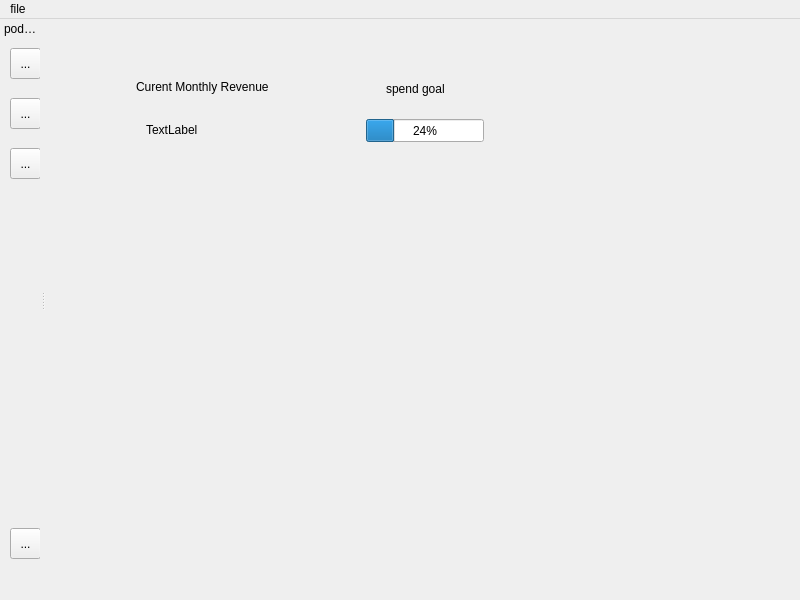
<?xml version="1.0" encoding="UTF-8"?>
<ui version="4.0">
 <class>mw_home</class>
 <widget class="QMainWindow" name="mw_home">
  <property name="enabled">
   <bool>true</bool>
  </property>
  <property name="geometry">
   <rect>
    <x>0</x>
    <y>0</y>
    <width>800</width>
    <height>600</height>
   </rect>
  </property>
  <property name="windowTitle">
   <string>MainWindow</string>
  </property>
  <widget class="QWidget" name="centralwidget">
   <widget class="QStackedWidget" name="stackedWidget">
    <property name="geometry">
     <rect>
      <x>0</x>
      <y>10</y>
      <width>721</width>
      <height>541</height>
     </rect>
    </property>
    <property name="currentIndex">
     <number>0</number>
    </property>
    <widget class="QWidget" name="homepage">
     <widget class="QLabel" name="spend_label">
      <property name="geometry">
       <rect>
        <x>340</x>
        <y>50</y>
        <width>81</width>
        <height>20</height>
       </rect>
      </property>
      <property name="text">
       <string>spend goal</string>
      </property>
     </widget>
     <widget class="QProgressBar" name="current_spend_goal">
      <property name="geometry">
       <rect>
        <x>320</x>
        <y>90</y>
        <width>118</width>
        <height>23</height>
       </rect>
      </property>
      <property name="value">
       <number>24</number>
      </property>
     </widget>
     <widget class="QLabel" name="current_month_revenue">
      <property name="geometry">
       <rect>
        <x>100</x>
        <y>80</y>
        <width>141</width>
        <height>41</height>
       </rect>
      </property>
      <property name="text">
       <string>TextLabel</string>
      </property>
     </widget>
     <widget class="QLabel" name="rev_title">
      <property name="geometry">
       <rect>
        <x>90</x>
        <y>50</y>
        <width>151</width>
        <height>16</height>
       </rect>
      </property>
      <property name="text">
       <string>Curent Monthly Revenue</string>
      </property>
     </widget>
    </widget>
    <widget class="QWidget" name="chatpage">
     <widget class="QTextBrowser" name="te_chathistory">
      <property name="geometry">
       <rect>
        <x>0</x>
        <y>0</y>
        <width>731</width>
        <height>441</height>
       </rect>
      </property>
     </widget>
     <widget class="QTextEdit" name="te_chatinput">
      <property name="geometry">
       <rect>
        <x>150</x>
        <y>450</y>
        <width>381</width>
        <height>81</height>
       </rect>
      </property>
     </widget>
     <widget class="QPushButton" name="bt_submitchat">
      <property name="geometry">
       <rect>
        <x>550</x>
        <y>450</y>
        <width>31</width>
        <height>71</height>
       </rect>
      </property>
      <property name="text">
       <string/>
      </property>
      <property name="icon">
       <iconset theme="QIcon::ThemeIcon::GoUp"/>
      </property>
     </widget>
    </widget>
    <widget class="QWidget" name="brandperformance">
     <widget class="QDateEdit" name="de_startdate">
      <property name="geometry">
       <rect>
        <x>40</x>
        <y>40</y>
        <width>110</width>
        <height>22</height>
       </rect>
      </property>
      <property name="calendarPopup">
       <bool>true</bool>
      </property>
     </widget>
     <widget class="QDateEdit" name="de_enddate">
      <property name="geometry">
       <rect>
        <x>160</x>
        <y>40</y>
        <width>110</width>
        <height>22</height>
       </rect>
      </property>
      <property name="calendarPopup">
       <bool>true</bool>
      </property>
     </widget>
     <widget class="QComboBox" name="cb_brandfilter">
      <property name="geometry">
       <rect>
        <x>330</x>
        <y>40</y>
        <width>103</width>
        <height>32</height>
       </rect>
      </property>
     </widget>
     <widget class="QLabel" name="lbl_datefilter">
      <property name="geometry">
       <rect>
        <x>50</x>
        <y>10</y>
        <width>61</width>
        <height>16</height>
       </rect>
      </property>
      <property name="text">
       <string>date filter</string>
      </property>
     </widget>
     <widget class="QLabel" name="lbl_brandfilter">
      <property name="geometry">
       <rect>
        <x>350</x>
        <y>20</y>
        <width>61</width>
        <height>16</height>
       </rect>
      </property>
      <property name="text">
       <string>brand</string>
      </property>
     </widget>
    </widget>
   </widget>
  </widget>
  <widget class="QMenuBar" name="menubar">
   <property name="geometry">
    <rect>
     <x>0</x>
     <y>0</y>
     <width>800</width>
     <height>24</height>
    </rect>
   </property>
   <property name="defaultUp">
    <bool>false</bool>
   </property>
   <property name="nativeMenuBar">
    <bool>false</bool>
   </property>
   <widget class="QMenu" name="file">
    <property name="enabled">
     <bool>true</bool>
    </property>
    <property name="title">
     <string>file</string>
    </property>
    <addaction name="actionclose"/>
   </widget>
   <addaction name="file"/>
  </widget>
  <widget class="QStatusBar" name="statusbar">
   <property name="enabled">
    <bool>false</bool>
   </property>
   <property name="sizeGripEnabled">
    <bool>false</bool>
   </property>
  </widget>
  <widget class="QDockWidget" name="w_dock">
   <property name="sizePolicy">
    <sizepolicy hsizetype="Fixed" vsizetype="Fixed">
     <horstretch>0</horstretch>
     <verstretch>0</verstretch>
    </sizepolicy>
   </property>
   <property name="minimumSize">
    <size>
     <width>40</width>
     <height>38</height>
    </size>
   </property>
   <property name="font">
    <font>
     <pointsize>9</pointsize>
    </font>
   </property>
   <property name="features">
    <set>QDockWidget::DockWidgetFeature::NoDockWidgetFeatures</set>
   </property>
   <property name="windowTitle">
    <string>podscale</string>
   </property>
   <attribute name="dockWidgetArea">
    <number>1</number>
   </attribute>
   <widget class="QWidget" name="dockWidgetContents">
    <widget class="QToolButton" name="bt_home">
     <property name="geometry">
      <rect>
       <x>10</x>
       <y>10</y>
       <width>31</width>
       <height>31</height>
      </rect>
     </property>
     <property name="text">
      <string>...</string>
     </property>
     <property name="icon">
      <iconset theme="QIcon::ThemeIcon::GoHome"/>
     </property>
    </widget>
    <widget class="QToolButton" name="bt_chat">
     <property name="geometry">
      <rect>
       <x>10</x>
       <y>60</y>
       <width>31</width>
       <height>31</height>
      </rect>
     </property>
     <property name="text">
      <string>...</string>
     </property>
     <property name="icon">
      <iconset theme="QIcon::ThemeIcon::WeatherStorm"/>
     </property>
    </widget>
    <widget class="QToolButton" name="bt_brandperformance">
     <property name="geometry">
      <rect>
       <x>10</x>
       <y>110</y>
       <width>31</width>
       <height>31</height>
      </rect>
     </property>
     <property name="text">
      <string>...</string>
     </property>
     <property name="icon">
      <iconset theme="QIcon::ThemeIcon::MailMarkImportant"/>
     </property>
    </widget>
    <widget class="QToolButton" name="bt_settings">
     <property name="geometry">
      <rect>
       <x>10</x>
       <y>490</y>
       <width>31</width>
       <height>31</height>
      </rect>
     </property>
     <property name="text">
      <string>...</string>
     </property>
     <property name="icon">
      <iconset theme="QIcon::ThemeIcon::HelpAbout"/>
     </property>
    </widget>
   </widget>
  </widget>
  <action name="actionclose">
   <property name="text">
    <string>close</string>
   </property>
  </action>
 </widget>
 <resources/>
 <connections/>
</ui>
